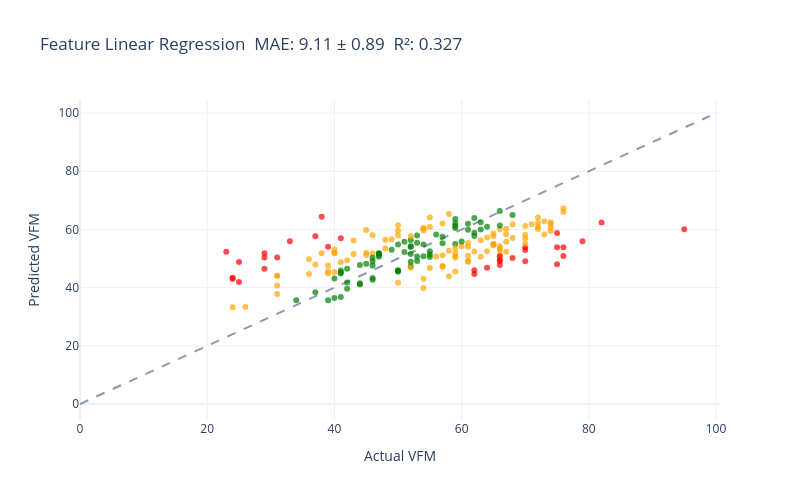
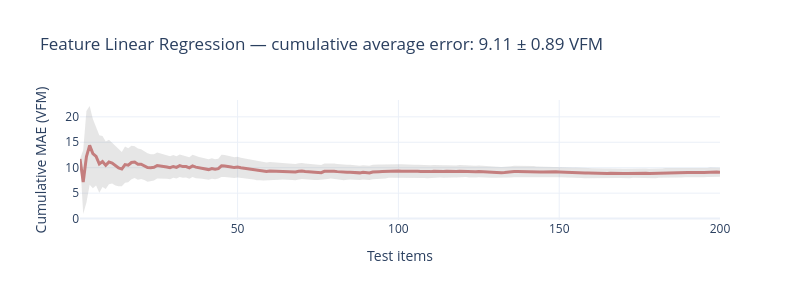

Notebook code cell kept with these figures, in order:
### Code cell
# ── Engineered features + linear regression ───────────────────────────────────
from sklearn.linear_model import LinearRegression

TOP_N_CATEGORY: int = 5

TOP_COUNTRIES: list[str] = (
    pd.Series([w.country for w in train]).value_counts().head(TOP_N_CATEGORY).index.tolist()
)
TOP_VARIETIES: list[str] = (
    pd.Series([w.variety for w in train]).value_counts().head(TOP_N_CATEGORY).index.tolist()
)
print(f"Top countries: {TOP_COUNTRIES}")
print(f"Top varieties: {TOP_VARIETIES}")


def get_features(wine: Wine) -> dict[str, float]:
    """Note length + top-5 country one-hot + top-5 variety one-hot.
    Anything outside the top 5 falls to all-zeros (implicit 'other' bucket).
    NOTE: price/points are excluded — they ARE the label."""
    features = {"note_length": float(len(wine.full))}
    for country in TOP_COUNTRIES:
        features[f"country_{country}"] = float(wine.country == country)
    for variety in TOP_VARIETIES:
        features[f"variety_{variety}"] = float(wine.variety == variety)
    return features


np.random.seed(SEED)
feature_columns = list(get_features(train[0]).keys())
train_frame = pd.DataFrame([get_features(w) for w in train])
train_frame["vfm"] = [w.vfm for w in train]
feature_lr = LinearRegression().fit(train_frame[feature_columns], train_frame["vfm"])
for column, coef in zip(feature_columns, feature_lr.coef_):
    print(f"{column}: {coef:.4f}")


def feature_linear_regression(wine: Wine) -> float:
    """Predict VFM from note length + top-5 country/variety one-hot."""
    row = pd.DataFrame([get_features(wine)])
    return float(feature_lr.predict(row[feature_columns])[0])


evaluate(feature_linear_regression, test)

### Figure 1 — Plotly figure (JSON) as saved in the notebook; plotly's stock layout.template omitted (floating-point values rounded to 4 significant figures; data arrays with more than 128 entries replaced by an {"elided": "..."} marker saying what was removed)
{"data": [{"line": {"color": "#8A9BB0", "dash": "dash"}, "mode": "lines", "showlegend": false, "type": "scatter", "x": [0, 99], "y": [0, 99]}, {"marker": {"color": {"elided": "200 str values"}, "opacity": 0.7, "size": 6}, "mode": "markers", "showlegend": false, "text": {"elided": "200 str values"}, "type": "scatter", "x": {"elided": "200 int values"}, "y": {"elided": "200 float values"}}], "layout": {"height": 500, "title": {"text": "Feature Linear Regression  MAE: 9.11 ± 0.89  R²: 0.327"}, "width": 800, "xaxis": {"title": {"text": "Actual VFM"}}, "yaxis": {"title": {"text": "Predicted VFM"}}}}

### Figure 2 — Plotly figure (JSON) as saved in the notebook; plotly's stock layout.template omitted (floating-point values rounded to 4 significant figures; data arrays with more than 128 entries replaced by an {"elided": "..."} marker saying what was removed)
{"data": [{"fill": "toself", "fillcolor": "rgba(128,128,128,0.2)", "hoverinfo": "skip", "line": {"color": "rgba(255,255,255,0)"}, "showlegend": false, "type": "scatter", "x": {"elided": "400 int values"}, "y": {"elided": "400 float values"}}, {"customdata": {"elided": "200 float values"}, "hovertemplate": "n=%{x}<br>Avg Error=%{y:.2f} VFM<br>±95% CI=%{customdata:.2f}<extra></extra>", "line": {"color": "#C47E7E", "width": 3}, "mode": "lines", "type": "scatter", "x": {"elided": "200 int values"}, "y": {"elided": "200 float values"}}], "layout": {"height": 300, "showlegend": false, "title": {"text": "Feature Linear Regression — cumulative average error: 9.11 ± 0.89 VFM"}, "width": 800, "xaxis": {"title": {"text": "Test items"}}, "yaxis": {"title": {"text": "Cumulative MAE (VFM)"}}}}
